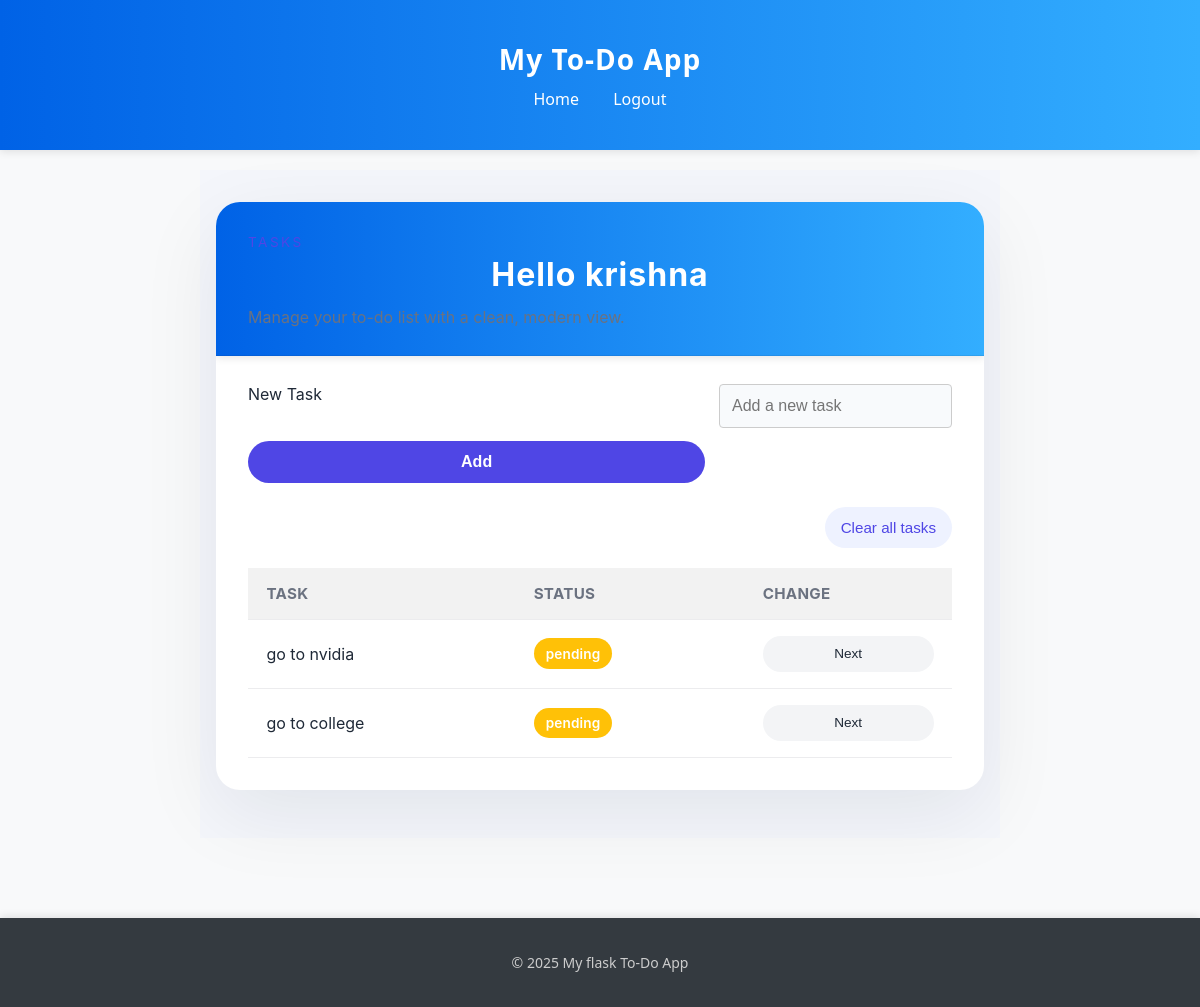
Page /tasks (signed in) on the committed database.
### flask_to_do_list/app/models.py (models this page shows, shortened)
class Users(db.Model):
    id = db.Column(
        db.Integer,
        primary_key=True
    )
    username = db.Column(
        db.String(20),
        unique=True,
        nullable=False
    )
    password = db.Column(
        db.String(255),
        nullable=False
    )
    tasks = db.relationship(
        "Task",
        back_populates="user",
        cascade="all, delete"
    )

class Task(db.Model):
    id = db.Column(db.Integer, primary_key=True)
    title = db.Column(
        db.String(100),
        nullable=False
    )
    status = db.Column(
        db.String(20),
        default="pending"
    )
    user_id = db.Column(
        db.Integer,
        db.ForeignKey("users.id")
    )
    user = db.relationship(
        "Users",
        back_populates="tasks"
    )

### flask_to_do_list/app/routes/tasks.py (the view)
@tasks_bp.route('/tasks')
def view_tasks():
    if 'user_id' not in session:
        return redirect(url_for('auth.login'))
    user_id = session['user_id']
    tasks = Task.query.filter_by(user_id=user_id).all()
    if session.get('user_id'):
                passeduser = Users.query.get(session['user_id'])
    return render_template('tasks.html',tasks=tasks,passedusername=passeduser.username)

### flask_to_do_list/app/templates/tasks.html (shortened to what this page needs)
{% extends "base.html" %}
{% block content %}
<main class="page-container">
    <section class="task-panel card">
        <header class="panel-header">
            <div>
                <p class="page-label">Tasks</p>
                <h1 class="page-title">Hello {{ passedusername if passedusername else guest }}</h1>
                <p class="page-subtitle">Manage your to-do list with a clean, modern view.</p>
            </div>
        </header>
        <div class="panel-body">
            <form action="{{ url_for('tasks.add_task') }}" method="post" class="task-form task-form-inline">
                <label class="sr-only" for="task-title">New Task</label>
                <input id="task-title" type="text" name="title" placeholder="Add a new task" required>
                <button type="submit" class="btn btn-primary">Add</button>
            </form>
            {% if tasks %}
            <div class="task-actions">
                <form action="{{ url_for('tasks.clear_tasks') }}" method="post">
                    <button type="submit" class="btn btn-secondary btn-sm">Clear all tasks</button>
                </form>
            </div>
            <div class="task-table-wrap">
                <table class="task-table">
                    <thead>
                        <tr>
                            <th>Task</th>
                            <th>Status</th>
                            <th>Change</th>
                        </tr>
                    </thead>
                    <tbody>
                        {% for task in tasks %}
                        <tr>
                            <td>{{ task.title }}</td>
                            <td>
                                <span class="badge {{ task.status|lower }}">{{ task.status }}</span>
                            </td>
                            <td>
                                <form action="{{ url_for('tasks.toggle_status', task_id=task.id) }}" method="post">
                                    <button type="submit" class="btn btn-tertiary btn-small">Next</button>
                                </form>
                            </td>
                        </tr>
                        {% endfor %}
                    </tbody>
                </table>
            </div>
            {% else %}
            <div class="empty-state">
                <p>No tasks yet. Add one above.</p>
            </div>
            {% endif %}
        </div>
    </section>
</main>
{% endblock %}

### flask_to_do_list/app/static/css/style.css (style rules this page uses)
body { margin: 0; font-family: 'Segoe UI', Tahoma, Geneva, Verdana, sans-serif; background: #f8f9fa; }
header { background: linear-gradient(to right, #0062E6, #33AeFF); color: white; padding: 20px 0; box-shadow: 0 2px 8px rgba(0, 0, 0, 0.1); }
header h1 { margin: 0; font-size: 28px; text-align: center; letter-spacing: 1px; }
.btn { background-color: #007bff; color: white; border: none; padding: 12px; width: 100%; font-size: 16px; border-radius: 4px; cursor: pointer; }
.task-form { display: flex; gap: 10px; margin-bottom: 25px; }
.task-form input[type="text"] { flex: 1; padding: 12px; font-size: 16px; border: 1px solid #ccc; border-radius: 4px; }
.task-form .btn { padding: 12px 20px; font-size: 16px; }
.task-table { width: 100%; border-collapse: collapse; }
.task-table th, .task-table td { text-align: left; padding: 12px; border-bottom: 1px solid #ddd; }
.task-table th { background-color: #f2f2f2; }
.badge { padding: 5px 10px; border-radius: 4px; font-weight: bold; color: white; }
.badge.pending { background-color: #ffc107; }
.btn-small { font-size: 12px; padding: 6px 12px; border: none; background-color: #6c767d; color: white; border-radius: 4px; cursor: pointer; }

### flask_to_do_list/app/templates/tasks.html (style rules this page uses)
:root { --bg: #f4f6fb; --card: #ffffff; --text: #1f2937; --muted: #6b7280; --primary: #4f46e5; --primary-dark: #4338ca; --border: #d1d5db; --danger: #ef4444; }
.page-container { max-width: 1080px; margin: 0 auto; padding: 2rem 1rem 3rem; font-family: Inter, system-ui, -apple-system, BlinkMacSystemFont, "Segoe UI", sans-serif; color: var(--text); background: var(--bg); }
.task-panel { background: var(--card); box-shadow: 0 24px 80px rgba(15, 23, 42, 0.08); border-radius: 1.5rem; overflow: hidden; }
.panel-header { padding: 2rem 2rem 1.5rem; border-bottom: 1px solid rgba(15, 23, 42, 0.08); }
.page-label { margin: 0 0 0.5rem; font-size: 0.85rem; letter-spacing: 0.18em; text-transform: uppercase; color: var(--primary); }
.page-title { margin: 0; font-size: clamp(2rem, 2.5vw, 3rem); line-height: 1.05; }
.page-subtitle { margin: 0.75rem 0 0; color: var(--muted); max-width: 54ch; line-height: 1.7; }
.panel-body { padding: 1.75rem 2rem 2rem; }
.task-form { display: grid; grid-template-columns: 1fr auto; gap: 0.85rem; margin-bottom: 1.5rem; }
.task-form input { border: 1px solid var(--border); border-radius: 999px; padding: 0.95rem 1.2rem; background: #f8fafc; font-size: 1rem; color: var(--text); outline: none; transition: border-color 0.2s ease, box-shadow 0.2s ease; }
.task-form button { border: none; border-radius: 999px; padding: 0.95rem 1.15rem; cursor: pointer; font-weight: 600; letter-spacing: 0.01em; background: var(--primary); color: white; transition: transform 0.2s ease, background-color 0.2s ease; }
.task-actions { display: flex; justify-content: flex-end; margin-bottom: 1.2rem; }
.task-actions .btn { border-radius: 999px; padding: 0.75rem 1rem; background: #eef2ff; color: var(--primary); border: none; cursor: pointer; }
.task-table-wrap { overflow-x: auto; }
.task-table { width: 100%; border-collapse: collapse; min-width: 560px; background: white; }
.task-table th, .task-table td { padding: 1rem 1.15rem; text-align: left; border-bottom: 1px solid rgba(15, 23, 42, 0.08); }
.task-table th { color: var(--muted); font-size: 0.95rem; letter-spacing: 0.02em; text-transform: uppercase; }
.badge { display: inline-flex; align-items: center; justify-content: center; padding: 0.45rem 0.75rem; border-radius: 999px; font-size: 0.85rem; font-weight: 600; letter-spacing: 0.01em; }
.btn { display: inline-flex; align-items: center; justify-content: center; border-radius: 999px; padding: 0.75rem 1rem; border: 1px solid transparent; font-size: 0.95rem; }
.btn-tertiary { background: #f3f4f6; color: var(--text); }
.btn-small { font-size: 0.85rem; padding: 0.6rem 0.85rem; }

### rows in the picture
Users: username "krishna"
Task: title "go to nvidia", status "pending"
Task: title "go to college", status "pending"

### other values in the picture
{{ 2025 }} "2025"
